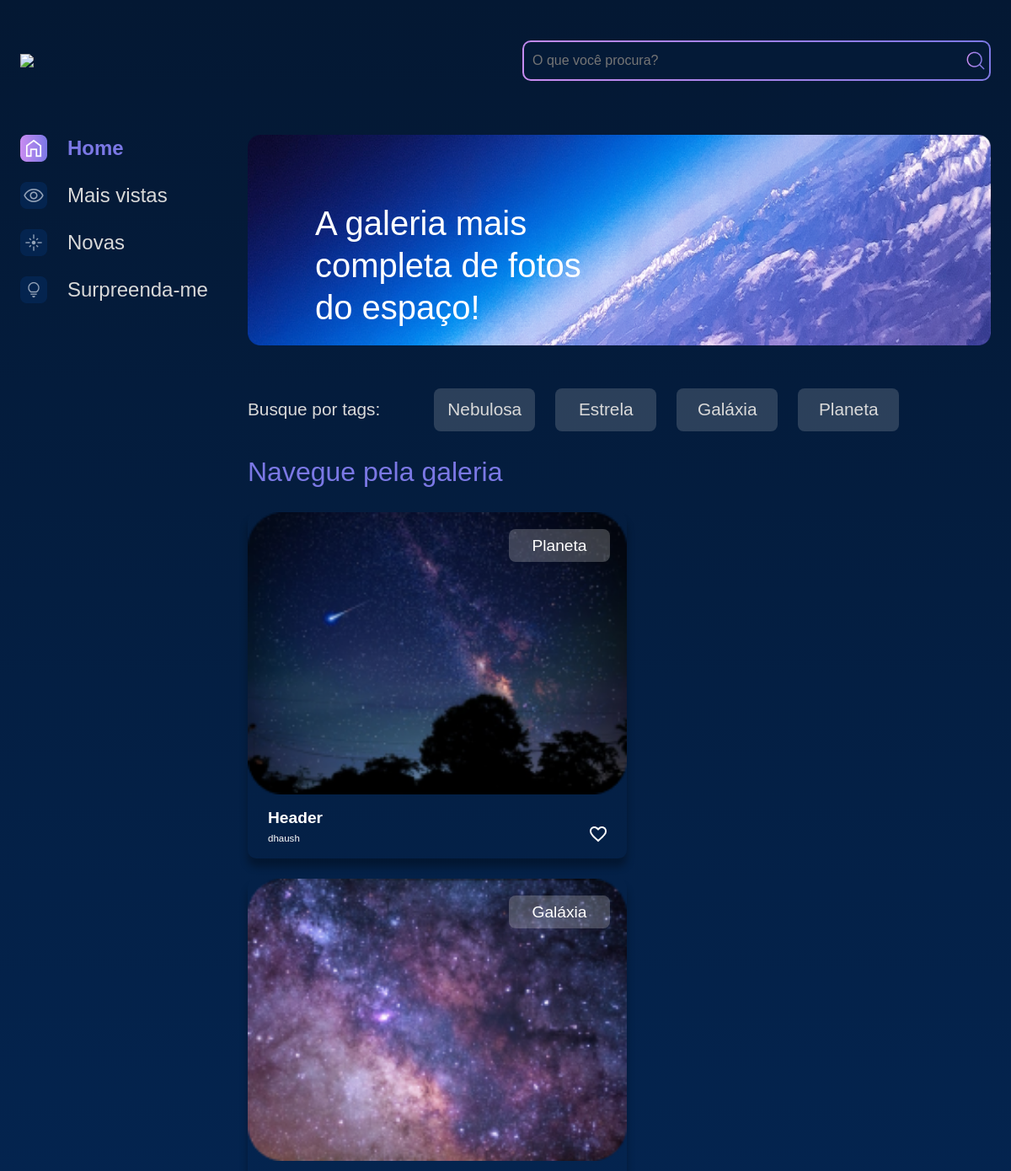
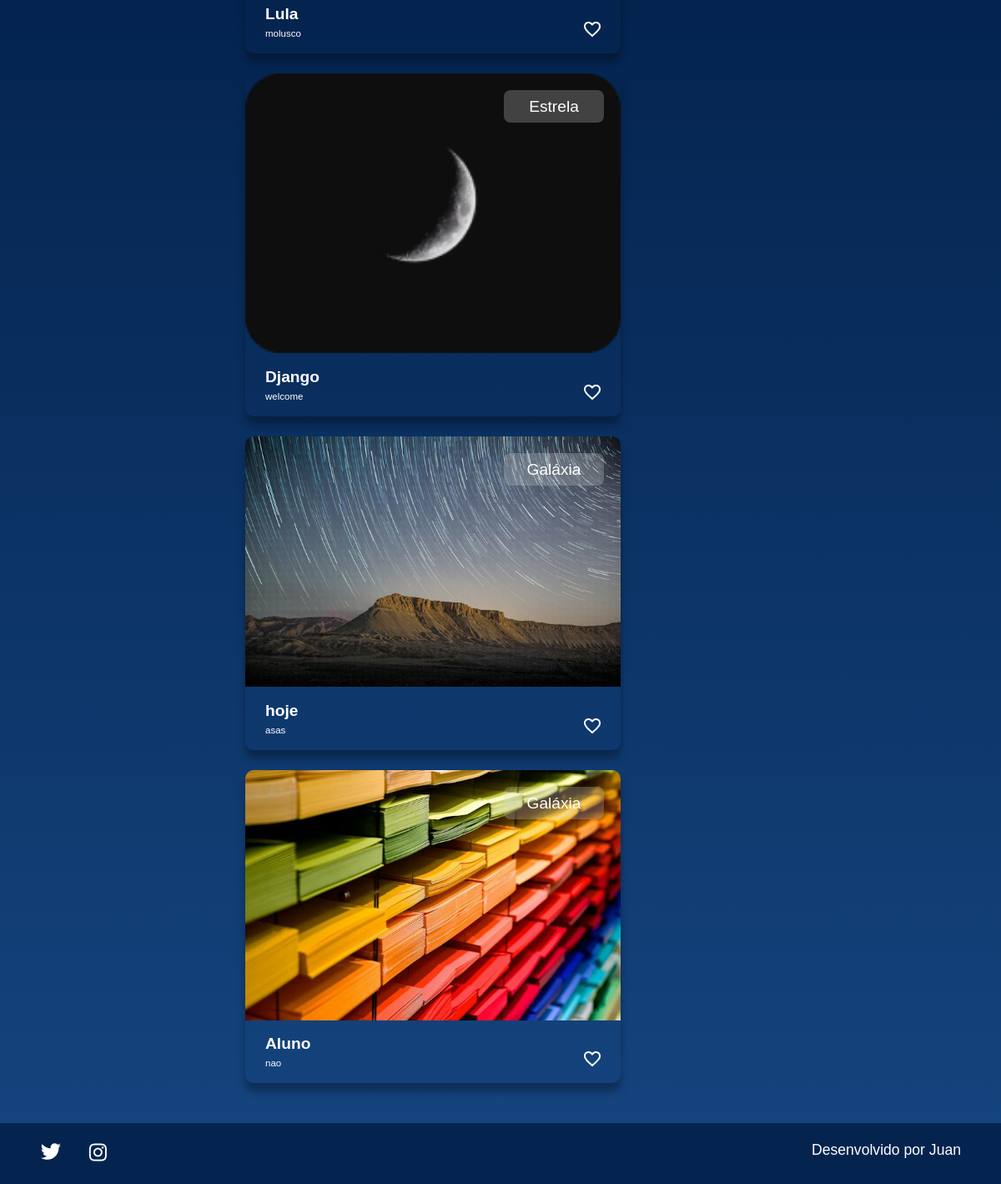
The page / on the database its author committed (2 pictures, top to bottom).
### galeria/models.py (models this page shows, shortened)
class Fotografia(models.Model):
    OPCOES_CATEGORIA = [
        ("Nebulosa", "Nebulosa"),
        ("Estrela", "Estrela"),
        ("Galáxia", "Galaxia"),
        ("Planeta", "Planeta")
    ]
    nome = models.CharField(max_length=100, null=False, blank=False)
    legenda = models.CharField(max_length=150, null=False, blank=False)
    categoria = models.CharField(max_length = 50, choices = OPCOES_CATEGORIA, default = "")
    descricao = models.TextField(null=False, blank=False)
    foto = models.ImageField(upload_to="fotos/%Y/%M/%d/", blank = True)
    publicada = models.BooleanField(default=False)

### galeria/views.py (the view)
# urls.py: path('', index, name='index'),
def index(request):
    fotografias= Fotografia.objects.filter(publicada=True)
    return render(request, 'galeria/index.html', {"cards": fotografias})

### templates/galeria/index.html
{% extends 'galeria/base.html' %}
{% load static %}
{% block content %}
    <div class="pagina-inicial">
        <header class="cabecalho">
            <img src="/assets/logo/Logo(2).png"  />
            <div class="cabecalho__busca">
                <div class="busca__fundo">
                    <input class="busca__input" type="text" placeholder="O que você procura?">
                    <img class="busca__icone" src="{% static '/assets/ícones/1x/search.png' %}" alt="ícone de search">
                </div>
            </div>
        </header>
        <main class="principal">
            <section class="menu-lateral">
                <nav class="menu-lateral__navegacao">
                    <a href="#"><img src="{% static '/assets/ícones/1x/Home - ativo.png' %}"> Home</a>
                    <a href="#"><img src="{% static '/assets/ícones/1x/Mais vistas - inativo.png' %}"> Mais vistas</a>
                    <a href="#"><img src="{% static '/assets/ícones/1x/Novas - inativo.png' %}"> Novas</a>
                    <a href="#"><img src="{% static '/assets/ícones/1x/Surpreenda-me - inativo.png' %}"> Surpreenda-me</a>
                </nav>
            </section>
            <section class="conteudo">
                <section class="banner">
                    <img class="banner__imagem" src="{% static '/assets/imagens/Banner(2).png' %}" alt="banner python Space">
                    <h1 class="banner__titulo"> A galeria mais completa de fotos do espaço!</h1>
                </section>
                <section class="tags">
                    <p class="tags__titulo">Busque por tags:</p>
                    <ul class="tags__lista">
                        <li class="tags__tag">Nebulosa</li>
                        <li class="tags__tag">Estrela</li>
                        <li class="tags__tag">Galáxia</li>
                        <li class="tags__tag">Planeta</li>
                    </ul>
                </section>
                <section class="galeria">
                    <div class="cards">
                        <h2 class="cards__titulo">Navegue pela galeria</h2>
<ul class="cards__lista">
    {% for f in cards %}
    <li class="card">
        <a href="{% url 'imagem' f.id  %}">
            {% if f.foto == "" or f.foto == null %}
            {% else %}
            <img class="card__imagem" src="{{f.foto.url}}" alt="foto">
            {% endif %}
        </a>
        <span class="card__tag">{{f.categoria}}</span>
        <div class="card__info">
            <p class="card__titulo">{{ f.nome }}</p>
            <div class="card__texto">
                <p class="card__descricao">{{ f.legenda }}</p>
                <span>
                    <img src="{% static '/assets/ícones/1x/favorite_outline.png' %}" alt="ícone de coração">
                </span>
            </div>
        </div>
    </li>
    {% endfor %}
</ul>
                    </div>
                </section>
            </section>
        </main>
    </div>
{% endblock %}

### templates/galeria/base.html (shortened to what this page needs)
{%load static%}
<!DOCTYPE html>
<html lang="pt-br">
<head>
    <link rel="stylesheet" href="{% static '/styles/style.css' %}">
</head>
<body>
{% block content%} {% endblock %}
{% include 'galeria/partials/_footer.html'%}
</body>
</html>

### templates/galeria/partials/_footer.html
{% load static %}
<footer class="rodape">
        <div class="rodape__icones">
            <a href="https://twitter.com/pythonOnline" target=”_blank” >
                <img src="{% static '/assets/ícones/1x/twitter.png' %}" alt="ícone twitter">
            </a>
            <a href="https://www.instagram.com/pythononline/" target=”_blank” >
                <img src="{% static '/assets/ícones/1x/instagram.png' %}" alt="ícone instagram">
            </a>
        </div>
        <p class="rodape__texto">Desenvolvido por Juan</p>
    </footer>

### setup/static/styles/style.css (style rules this page uses)
html, body, div, span, applet, object, iframe, h1, h2, h3, h4, h5, h6, p, blockquote, pre, a, abbr, acronym, address, big, cite, code, del, dfn, em, img, ins, kbd, q, s, samp, small, strike, strong, sub, sup, tt, var, b, u, i, center, dl, dt, dd, ol, ul, li, fieldset, form, label, legend, table, caption, tbody, tfoot, thead, tr, th, td, article, aside, canvas, details, embed, figure, figcaption, footer, header, hgroup, menu, nav, output, ruby, section, summary, time, mark, audio, video { margin: 0; padding: 0; border: 0; font-size: 100%; font: inherit; vertical-align: baseline; }
article, aside, details, figcaption, figure, footer, header, hgroup, menu, nav, section { display: block; }
body { line-height: 1; font-family: 'Space Grotesk', sans-serif; min-height: 100vh; background: linear-gradient(#041833,#04244F,#154580); background-repeat: no-repeat; background-position: center; background-size: cover; }
ol, ul { list-style: none; }
.banner { width: auto; position: relative; margin-bottom: 1.5rem; }
.banner__imagem { width: 100%; }
.banner__titulo { color: #FFFFFF; font-size: 40px; width: 350px; line-height: 50px; position: absolute; top: 80px; left: 80px; }
.cabecalho { align-items: center; display: flex; justify-content: space-between; margin: 1.5rem 0 4rem 0; }
.cabecalho__busca { align-items: center; border-radius: 10px; background: linear-gradient(45deg, #C98CF1,#7B78E5); display: flex; height: auto; justify-content: space-between; padding: 2px; width: auto; }
.busca__fundo { align-items: center; background-color: #041A37; border-radius: 8px; display: flex; margin: 0 auto; width: 100%; }
.busca__input { align-items: center; background-color: transparent; border: none; font-size: 1rem; height: 24px; padding: 10px; width: 500px; }
.busca__icone { cursor: pointer; width: 2rem; height: 2rem; }
.cards { width: 100%; }
.cards__titulo { color: #7B78E5; font-size: 2rem; line-height: 3rem; margin-bottom: 1.5rem; }
.cards__lista { display: flex; flex-wrap: wrap; justify-content: space-between; align-content: space-between; }
.card { border-radius: 10px; box-shadow: 0px 10px 10px #00000050; color: #FFFFFF; margin-bottom: 1.5rem; position: relative; width: 450px; }
.card__imagem { width: 450px; border-radius: 10px 10px 0 0; }
.card__tag { background-color: #D9D9D940; border-radius: 8px; border: 2px solid transparent; font-size: 1.2rem; left: 310px; margin-right: 1.5rem; padding: .5rem .5rem; position: absolute; text-align: center; top: 20px; width: 100px; }
.card__info { font-size: 1.2rem; padding: 0 1.5rem 1rem 1.5rem; }
.card__titulo { font-weight: bold; line-height: 1.2rem; margin-top: 0.8em; }
.card__texto { display: flex; justify-content: space-between; flex-wrap: wrap; }
.card__texto img { cursor: pointer; }
.card__descricao { font-size: 0.6em; margin-top: 0.8em; }
.galeria { display: flex; width: 100%; }
.menu-lateral { padding-right: 1.5rem; box-sizing: border-box; min-width: 270px; }
.menu-lateral__navegacao { display: flex; flex-direction: column; }
.menu-lateral__navegacao a { font-family: 'Space Grotesk', sans-serif; align-items: center; display: flex; margin-bottom: 1.5rem; text-decoration: none; color: #D9D9D9; font-size: 24px; }
.menu-lateral__navegacao a:first-child { font-weight: bold; color: #7B78E5; }
.menu-lateral__navegacao img { margin-right: 1.5rem; }
.pagina-inicial { max-width: 1440px; padding: 1.5rem; margin: 0 auto; }
.principal { display: flex; justify-content: space-between; }
.rodape { background-color: #04244F; width: 100%; padding: 1.5rem 3rem; box-sizing: border-box; display: flex; justify-content: space-between; color: #FFFFFF; }
.rodape__icones { width: 80px; display: flex; justify-content: space-between; }
.rodape__texto { font-size: 1.1rem; }
.tags { padding: 1.5rem 0; display: flex; align-items: center; color: #D9D9D9; font-size: 1.3rem; }
.tags__titulo { margin-right: 4rem; }
.tags__lista { display: flex; }
.tags__tag { background-color: #D9D9D930; margin-right: 1.5rem; border-radius: 8px; padding: .8rem .5rem; width: 100px; text-align: center; border: 2px solid transparent; }

### rows shown on the page
Fotografia: foto (picture), categoria "Planeta", nome "Header", legenda "dhaush"
Fotografia: foto (picture), categoria "Galáxia", nome "Lula", legenda "molusco"
Fotografia: foto (picture), categoria "Estrela", nome "Django", legenda "welcome"
Fotografia: foto (picture), categoria "Galáxia", nome "hoje", legenda "asas"
Fotografia: foto (picture), categoria "Galáxia", nome "Aluno", legenda "nao"
